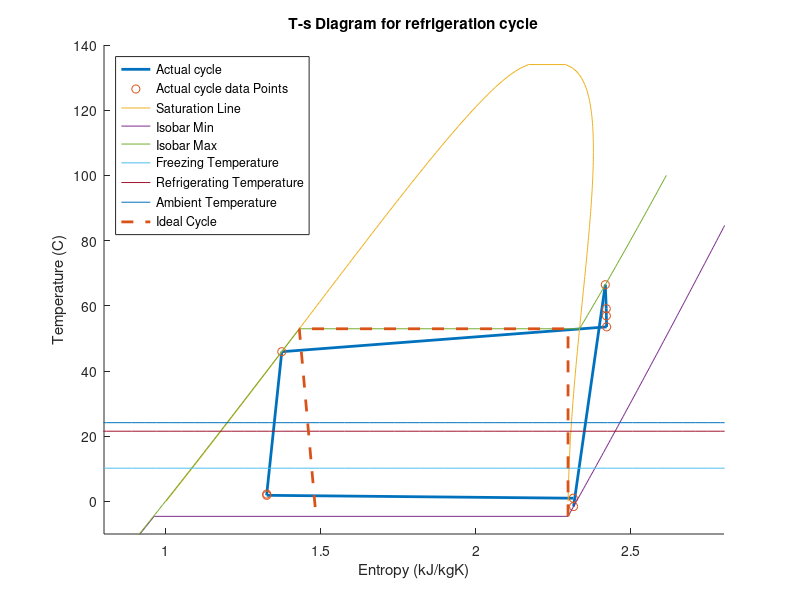

This chart was generated by the following MATLAB code:
T = [-1.575, 66.467, 59.112, 56.917, 53.536, 45.92, 2.262, 1.866, 0.98];
s = [2.3147, 2.4171, 2.4201, 2.4205, 2.4215, 1.3735, 1.325, 1.325, 2.3137];
T_sat = [0.0, 1.0, 2.0, 3.0, 4.0, 5.0, 6.0, 7.0, 8.0, 9.0, 10.0, 11.0, 12.0, 13.0, 14.0, 15.0, 16.0, 17.0, 18.0, 19.0, 20.0, 21.0, 22.0, 23.0, 24.0, 25.0, 26.0, 27.0, 28.0, 29.0, 30.0, 31.0, 32.0, 33.0, 34.0, 35.0, 36.0, 37.0, 38.0, 39.0, 40.0, 41.0, 42.0, 43.0, 44.0, 45.0, 46.0, 47.0, 48.0, 49.0, 50.0, 51.0, 52.0, 53.0, 54.0, 55.0, 56.0, 57.0, 58.0, 59.0, 60.0, 61.0, 62.0, 63.0, 64.0, 65.0, 66.0, 67.0, 68.0, 69.0, 70.0, 71.0, 72.0, 73.0, 74.0, 75.0, 76.0, 77.0, 78.0, 79.0, 80.0, 81.0, 82.0, 83.0, 84.0, 85.0, 86.0, 87.0, 88.0, 89.0, 90.0, 91.0, 92.0, 93.0, 94.0, 95.0, 96.0, 97.0, 98.0, 99.0, 100.0, 101.0, 102.0, 103.0, 104.0, 105.0, 106.0, 107.0, 108.0, 109.0, 110.0, 111.0, 112.0, 113.0, 114.0, 115.0, 116.0, 117.0, 118.0, 119.0, 120.0, 121.0, 122.0, 123.0, 124.0, 125.0, 126.0, 127.0, 128.0, 129.0, 130.0, 131.0, 132.0, 133.0, 134.0, 134.0, 133.0, 132.0, 131.0, 130.0, 129.0, 128.0, 127.0, 126.0, 125.0, 124.0, 123.0, 122.0, 121.0, 120.0, 119.0, 118.0, 117.0, 116.0, 115.0, 114.0, 113.0, 112.0, 111.0, 110.0, 109.0, 108.0, 107.0, 106.0, 105.0, 104.0, 103.0, 102.0, 101.0, 100.0, 99.0, 98.0, 97.0, 96.0, 95.0, 94.0, 93.0, 92.0, 91.0, 90.0, 89.0, 88.0, 87.0, 86.0, 85.0, 84.0, 83.0, 82.0, 81.0, 80.0, 79.0, 78.0, 77.0, 76.0, 75.0, 74.0, 73.0, 72.0, 71.0, 70.0, 69.0, 68.0, 67.0, 66.0, 65.0, 64.0, 63.0, 62.0, 61.0, 60.0, 59.0, 58.0, 57.0, 56.0, 55.0, 54.0, 53.0, 52.0, 51.0, 50.0, 49.0, 48.0, 47.0, 46.0, 45.0, 44.0, 43.0, 42.0, 41.0, 40.0, 39.0, 38.0, 37.0, 36.0, 35.0, 34.0, 33.0, 32.0, 31.0, 30.0, 29.0, 28.0, 27.0, 26.0, 25.0, 24.0, 23.0, 22.0, 21.0, 20.0, 19.0, 18.0, 17.0, 16.0, 15.0, 14.0, 13.0, 12.0, 11.0, 10.0, 9.0, 8.0, 7.0, 6.0, 5.0, 4.0, 3.0, 2.0, 1.0, 0.0];
s_sat = [1.0, 1.0083, 1.0167, 1.025, 1.0333, 1.0415, 1.0498, 1.0581, 1.0663, 1.0746, 1.0828, 1.0911, 1.0993, 1.1075, 1.1157, 1.1239, 1.132, 1.1402, 1.1484, 1.1565, 1.1647, 1.1728, 1.181, 1.1891, 1.1972, 1.2053, 1.2134, 1.2215, 1.2296, 1.2377, 1.2458, 1.2538, 1.2619, 1.27, 1.278, 1.2861, 1.2941, 1.3022, 1.3102, 1.3182, 1.3263, 1.3343, 1.3423, 1.3503, 1.3583, 1.3664, 1.3744, 1.3824, 1.3904, 1.3984, 1.4064, 1.4144, 1.4224, 1.4304, 1.4384, 1.4464, 1.4543, 1.4623, 1.4703, 1.4783, 1.4863, 1.4943, 1.5023, 1.5103, 1.5183, 1.5263, 1.5343, 1.5423, 1.5503, 1.5584, 1.5664, 1.5744, 1.5824, 1.5905, 1.5985, 1.6065, 1.6146, 1.6227, 1.6307, 1.6388, 1.6469, 1.655, 1.6631, 1.6712, 1.6793, 1.6874, 1.6956, 1.7037, 1.7119, 1.7201, 1.7283, 1.7365, 1.7447, 1.753, 1.7613, 1.7696, 1.7779, 1.7862, 1.7946, 1.8029, 1.8114, 1.8198, 1.8283, 1.8368, 1.8453, 1.8539, 1.8625, 1.8711, 1.8798, 1.8886, 1.8974, 1.9062, 1.9152, 1.9241, 1.9332, 1.9423, 1.9515, 1.9608, 1.9702, 1.9797, 1.9893, 1.9991, 2.009, 2.0192, 2.0295, 2.04, 2.0509, 2.062, 2.0736, 2.0857, 2.0985, 2.1123, 2.1275, 2.1453, 2.1696, 2.2894, 2.3106, 2.3233, 2.3324, 2.3396, 2.3454, 2.3503, 2.3544, 2.358, 2.361, 2.3637, 2.366, 2.3681, 2.3698, 2.3714, 2.3727, 2.3739, 2.3749, 2.3758, 2.3765, 2.3771, 2.3776, 2.378, 2.3783, 2.3785, 2.3787, 2.3787, 2.3787, 2.3786, 2.3785, 2.3783, 2.378, 2.3777, 2.3773, 2.3769, 2.3764, 2.376, 2.3754, 2.3749, 2.3743, 2.3736, 2.3729, 2.3723, 2.3715, 2.3708, 2.37, 2.3692, 2.3684, 2.3675, 2.3667, 2.3658, 2.3649, 2.364, 2.363, 2.3621, 2.3611, 2.3602, 2.3592, 2.3582, 2.3572, 2.3562, 2.3551, 2.3541, 2.3531, 2.352, 2.351, 2.3499, 2.3489, 2.3478, 2.3467, 2.3457, 2.3446, 2.3435, 2.3425, 2.3414, 2.3403, 2.3393, 2.3382, 2.3372, 2.3361, 2.3351, 2.334, 2.333, 2.3319, 2.3309, 2.3299, 2.3289, 2.3279, 2.3269, 2.3259, 2.3249, 2.3239, 2.323, 2.322, 2.3211, 2.3201, 2.3192, 2.3183, 2.3174, 2.3165, 2.3157, 2.3148, 2.314, 2.3131, 2.3123, 2.3115, 2.3108, 2.31, 2.3092, 2.3085, 2.3078, 2.3071, 2.3064, 2.3058, 2.3051, 2.3045, 2.3039, 2.3034, 2.3028, 2.3023, 2.3018, 2.3013, 2.3008, 2.3004, 2.3, 2.2996, 2.2992, 2.2989, 2.2985, 2.2982, 2.298, 2.2978, 2.2975, 2.2974, 2.2972];
T_isobarMin = [-20.0, -19.0, -18.0, -17.0, -16.0, -15.0, -14.0, -13.0, -12.0, -11.0, -10.0, -9.0, -8.0, -7.0, -6.0, -5.0, -4.5844, -4.5844, -4.0, -3.0, -2.0, -1.0, 0.0, 1.0, 2.0, 3.0, 4.0, 5.0, 6.0, 7.0, 8.0, 9.0, 10.0, 11.0, 12.0, 13.0, 14.0, 15.0, 16.0, 17.0, 18.0, 19.0, 20.0, 21.0, 22.0, 23.0, 24.0, 25.0, 26.0, 27.0, 28.0, 29.0, 30.0, 31.0, 32.0, 33.0, 34.0, 35.0, 36.0, 37.0, 38.0, 39.0, 40.0, 41.0, 42.0, 43.0, 44.0, 45.0, 46.0, 47.0, 48.0, 49.0, 50.0, 51.0, 52.0, 53.0, 54.0, 55.0, 56.0, 57.0, 58.0, 59.0, 60.0, 61.0, 62.0, 63.0, 64.0, 65.0, 66.0, 67.0, 68.0, 69.0, 70.0, 71.0, 72.0, 73.0, 74.0, 75.0, 76.0, 77.0, 78.0, 79.0, 80.0, 81.0, 82.0, 83.0, 84.0, 85.0, 86.0, 87.0, 88.0, 89.0, 90.0, 91.0, 92.0, 93.0, 94.0, 95.0, 96.0, 97.0, 98.0, 99.0, 100.0];
s_isobarMin = [0.83046, 0.83907, 0.84767, 0.85625, 0.86482, 0.87337, 0.88191, 0.89044, 0.89895, 0.90744, 0.91593, 0.9244, 0.93286, 0.9413, 0.94973, 0.95815, 0.96165, 2.2969, 2.3004, 2.3063, 2.3122, 2.3181, 2.324, 2.3299, 2.3357, 2.3416, 2.3474, 2.3533, 2.3591, 2.3649, 2.3708, 2.3766, 2.3824, 2.3882, 2.394, 2.3998, 2.4055, 2.4113, 2.4171, 2.4228, 2.4286, 2.4343, 2.4401, 2.4458, 2.4516, 2.4573, 2.463, 2.4687, 2.4744, 2.4801, 2.4858, 2.4915, 2.4972, 2.5029, 2.5086, 2.5142, 2.5199, 2.5256, 2.5312, 2.5369, 2.5425, 2.5482, 2.5538, 2.5595, 2.5651, 2.5707, 2.5763, 2.582, 2.5876, 2.5932, 2.5988, 2.6044, 2.61, 2.6156, 2.6212, 2.6268, 2.6324, 2.638, 2.6435, 2.6491, 2.6547, 2.6603, 2.6658, 2.6714, 2.6769, 2.6825, 2.688, 2.6936, 2.6991, 2.7047, 2.7102, 2.7158, 2.7213, 2.7268, 2.7323, 2.7379, 2.7434, 2.7489, 2.7544, 2.7599, 2.7654, 2.771, 2.7765, 2.782, 2.7875, 2.793, 2.7984, 2.8039, 2.8094, 2.8149, 2.8204, 2.8259, 2.8313, 2.8368, 2.8423, 2.8478, 2.8532, 2.8587, 2.8642, 2.8696, 2.8751, 2.8805, 2.886];
T_isobarMax = [-20.0, -19.0, -18.0, -17.0, -16.0, -15.0, -14.0, -13.0, -12.0, -11.0, -10.0, -9.0, -8.0, -7.0, -6.0, -5.0, -4.0, -3.0, -2.0, -1.0, 0.0, 1.0, 2.0, 3.0, 4.0, 5.0, 6.0, 7.0, 8.0, 9.0, 10.0, 11.0, 12.0, 13.0, 14.0, 15.0, 16.0, 17.0, 18.0, 19.0, 20.0, 21.0, 22.0, 23.0, 24.0, 25.0, 26.0, 27.0, 28.0, 29.0, 30.0, 31.0, 32.0, 33.0, 34.0, 35.0, 36.0, 37.0, 38.0, 39.0, 40.0, 41.0, 42.0, 43.0, 44.0, 45.0, 46.0, 47.0, 48.0, 49.0, 50.0, 51.0, 52.0, 52.954, 52.954, 53.0, 54.0, 55.0, 56.0, 57.0, 58.0, 59.0, 60.0, 61.0, 62.0, 63.0, 64.0, 65.0, 66.0, 67.0, 68.0, 69.0, 70.0, 71.0, 72.0, 73.0, 74.0, 75.0, 76.0, 77.0, 78.0, 79.0, 80.0, 81.0, 82.0, 83.0, 84.0, 85.0, 86.0, 87.0, 88.0, 89.0, 90.0, 91.0, 92.0, 93.0, 94.0, 95.0, 96.0, 97.0, 98.0, 99.0, 100.0];
s_isobarMax = [0.82866, 0.83727, 0.84585, 0.85442, 0.86298, 0.87152, 0.88004, 0.88856, 0.89706, 0.90554, 0.91401, 0.92247, 0.93091, 0.93935, 0.94776, 0.95617, 0.96457, 0.97295, 0.98132, 0.98968, 0.99803, 1.0064, 1.0147, 1.023, 1.0313, 1.0396, 1.0479, 1.0562, 1.0644, 1.0727, 1.0809, 1.0892, 1.0974, 1.1056, 1.1138, 1.122, 1.1302, 1.1384, 1.1466, 1.1548, 1.163, 1.1711, 1.1793, 1.1874, 1.1956, 1.2037, 1.2118, 1.22, 1.2281, 1.2362, 1.2443, 1.2524, 1.2605, 1.2686, 1.2767, 1.2848, 1.2929, 1.301, 1.3091, 1.3172, 1.3253, 1.3333, 1.3414, 1.3495, 1.3576, 1.3657, 1.3738, 1.3818, 1.3899, 1.398, 1.4061, 1.4142, 1.4223, 1.43, 2.334, 2.3342, 2.3405, 2.3468, 2.353, 2.3592, 2.3654, 2.3716, 2.3777, 2.3839, 2.39, 2.3961, 2.4022, 2.4083, 2.4143, 2.4204, 2.4264, 2.4324, 2.4384, 2.4444, 2.4504, 2.4564, 2.4623, 2.4683, 2.4742, 2.4801, 2.4861, 2.492, 2.4979, 2.5037, 2.5096, 2.5155, 2.5213, 2.5272, 2.533, 2.5388, 2.5447, 2.5505, 2.5563, 2.5621, 2.5679, 2.5736, 2.5794, 2.5852, 2.5909, 2.5967, 2.6024, 2.6082, 2.6139];


T_iso_1 = 10.192;
T_iso_2 = 21.532;
T_iso_3 = 24.147;
T_isotherm1 = linspace(T_iso_1, T_iso_1, 100);
s_isotherm1 = linspace(0.0, 4.0, 100);
T_isotherm2 = linspace(T_iso_2, T_iso_2, 100);
s_isotherm2 = linspace(0.0, 4.0, 100);
T_isotherm3 = linspace(T_iso_3, T_iso_3, 100);
s_isotherm3 = linspace(0.0, 4.0, 100);

T_ideal = [-4.5844, 52.95, 52.95, -4.5844];
s_ideal = [2.2969, 2.2969, 1.4300, 1.48389];

hold on
plot(s, T, "LineWidth", 2)
plot(s, T, 'o')
plot(s_sat, T_sat)
plot(s_isobarMin, T_isobarMin)
plot(s_isobarMax, T_isobarMax)
plot(s_isotherm1, T_isotherm1)
plot(s_isotherm2, T_isotherm2)
plot(s_isotherm3, T_isotherm3)
plot(s_ideal, T_ideal, "--", "LineWidth", 2)
xlim([0.8, 2.8])
ylim([-10.0, 140.0])
title("T-s Diagram for refrigeration cycle")
xlabel("Entropy (kJ/kgK)")
ylabel("Temperature (C)")
legend("Actual cycle", "Actual cycle data Points", "Saturation Line", "Isobar Min", "Isobar Max", "Freezing Temperature", "Refrigerating Temperature", "Ambient Temperature", "Ideal Cycle", 'Location','northwest')
